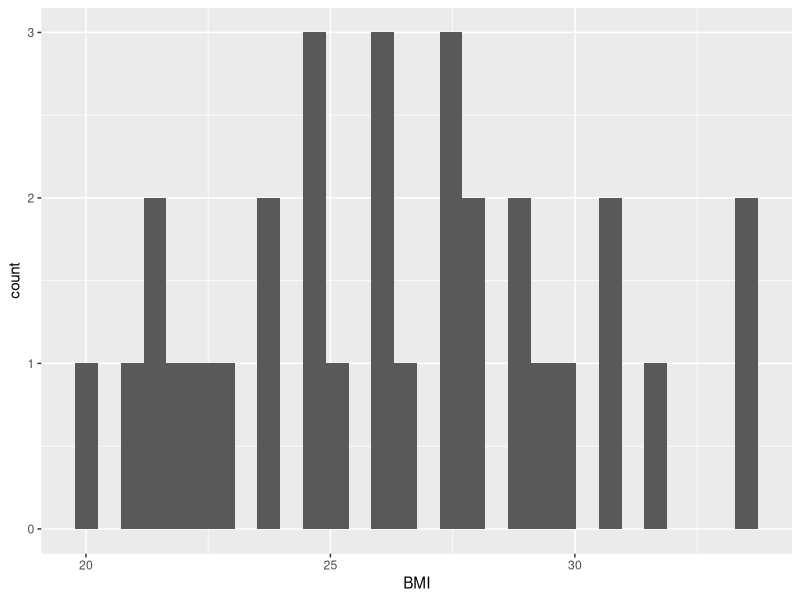
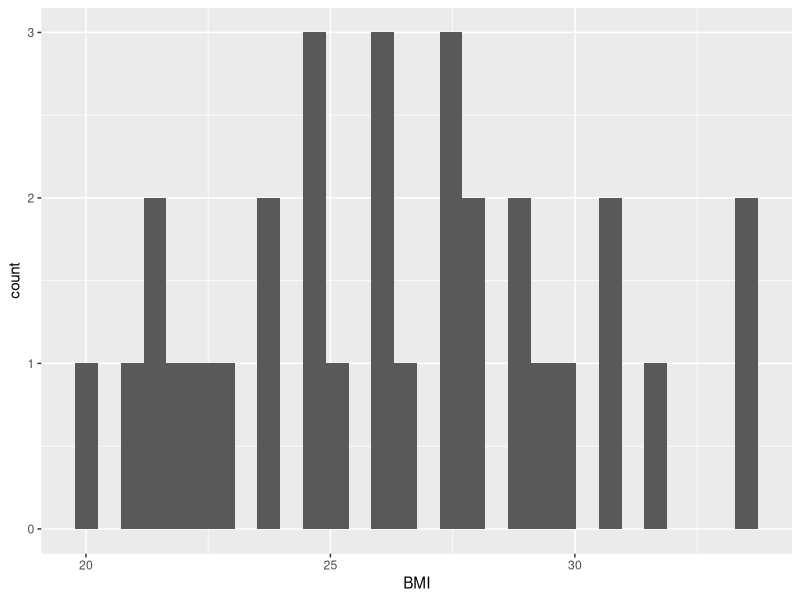
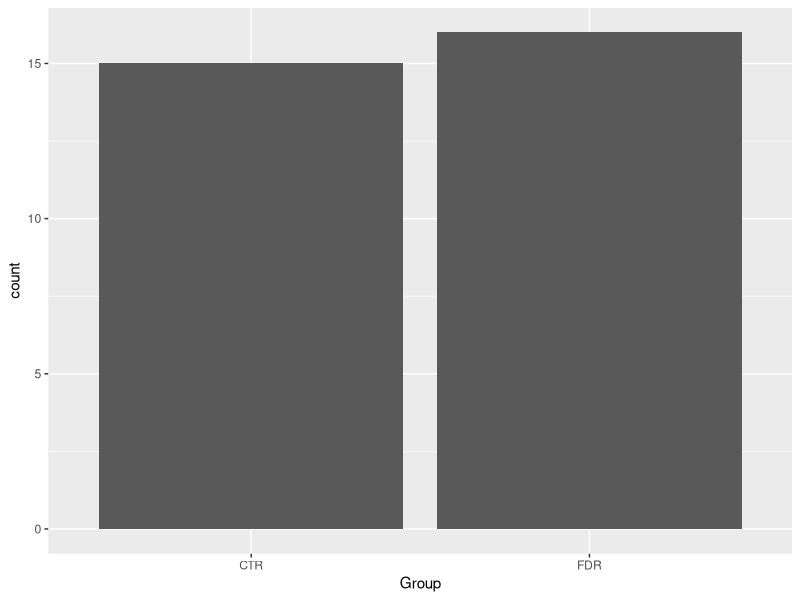
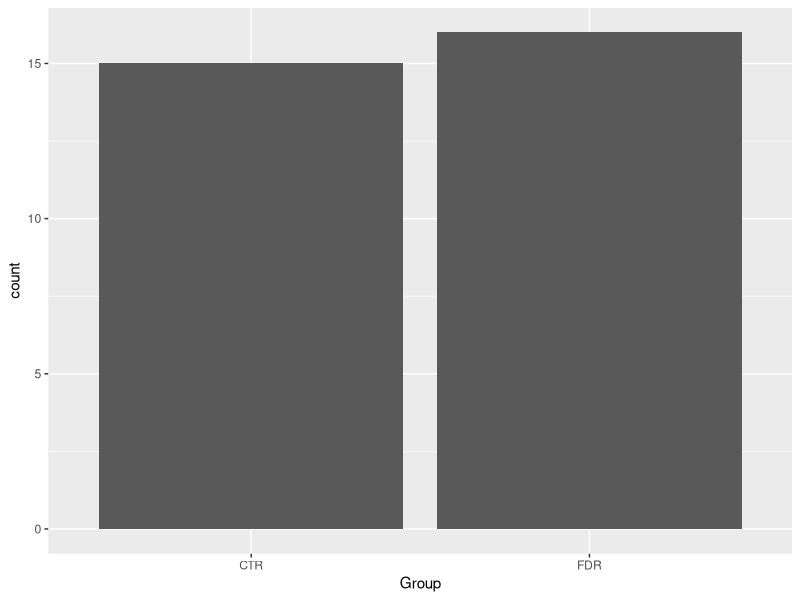
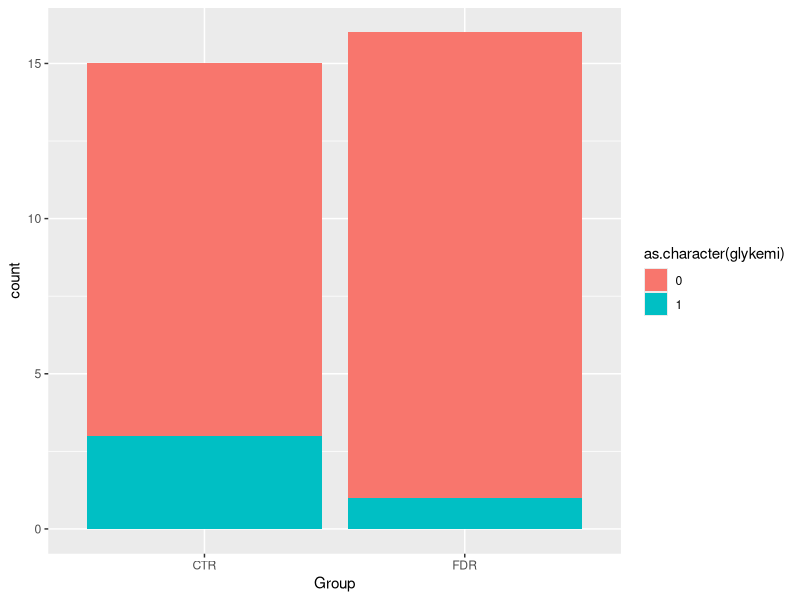
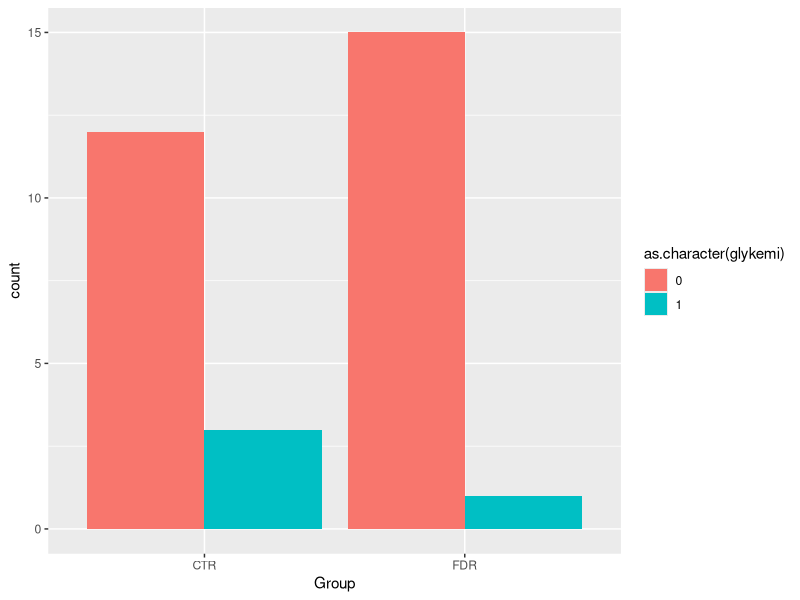
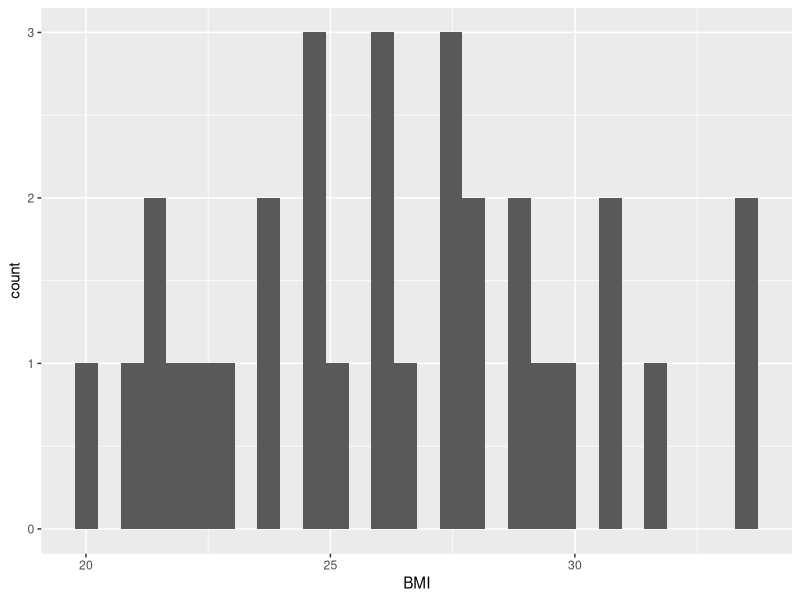
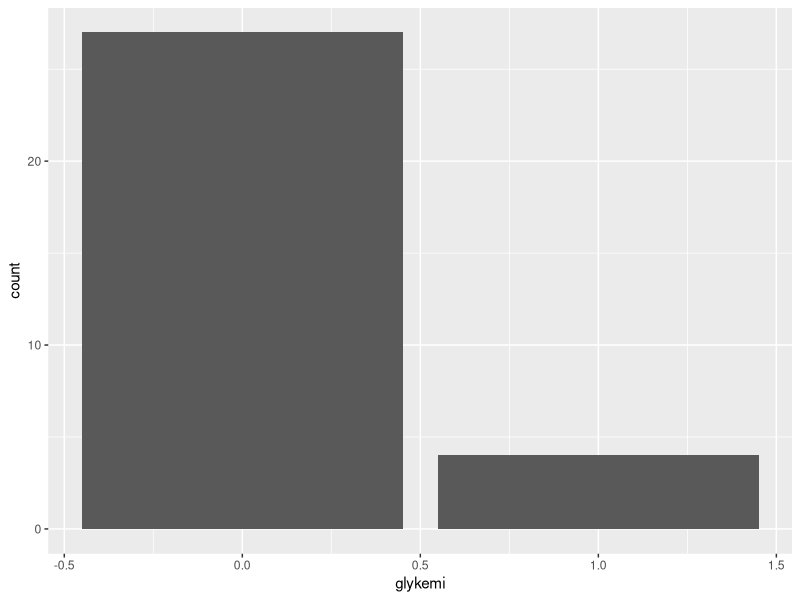

R code for these plots, in order:
## ---- chunk 1
#| message: false
#| warning: false
library(tidyverse)
post_meal_data <- read_csv2(here::here("data/post-meal-insulin.csv"))

small_post_meal_data <- select(post_meal_data, OFS.ID, Age, BMI, Group, auc_pg, auc_ins, glykemi)

tidier_post_meal_data <- small_post_meal_data |>
  rename(
    auc_glucose = auc_pg,
    auc_insulin = auc_ins
  ) |>
  filter(glykemi == 0) |>
  select(-glykemi)

tidied_post_meal_data <- tidier_post_meal_data |>
  mutate(
    insulin_glucose_ratio = auc_insulin / auc_glucose,
    Group = if_else(Group == "CTR", "Control", "First-degree relative")
  )

?colnames
help(colnames)
theme(axis)
## ---- chunk 2
3 * 3
## ---- chunk 3
1 + 1
## ---- chunk 4
post_meal_data
## ---- chunk 5
glimpse(post_meal_data)
## ---- chunk 6
ggplot(post_meal_data, aes(x = BMI)) +
  geom_histogram()
## ---- chunk 7
#| fig-cap: "Distribution of BMI"
#| label: fig-bmi-histo
ggplot(post_meal_data, aes(x = BMI)) +
  geom_histogram()
## ---- chunk 8
#| fig-cap: "glykemi"
#| label: fig-group-bar
ggplot(post_meal_data, aes(x = Group)) +
  geom_bar()
## ---- chunk 9
post_meal_data |>
  ggplot(aes(x = Group, fill = glykemi)) +
  geom_bar()
## ---- chunk 10
post_meal_data |>
  ggplot(aes(x = Group, fill = as.character(glykemi))) +
  geom_bar()
## ---- chunk 11
post_meal_data |>
  ggplot(aes(x = Group, fill = as.character(glykemi))) +
  geom_bar(position = position_dodge())
## ---- chunk 12
ggplot(post_meal_data, aes(x = BMI)) +
  geom_histogram()
## ---- chunk 13
ggplot(post_meal_data, aes(x = glykemi)) +
  geom_bar()
## ---- chunk 14
#| label: fig-bmi-glykemi
#| fig-cap: "BMI and glykemi, side-by-side"
#| fig-subcap:
#| - "Distribution of BMI"
#| - "Number of those with glykemi"
#| layout-ncol: 2

ggplot(post_meal_data, aes(x = BMI)) +
  geom_histogram()

ggplot(post_meal_data, aes(x = glykemi)) +
  geom_bar()
## ---- chunk 15
#| fig-cap: "scatterplot showing BMI against AUC of p-glucose"
#| label: fig-bmi-auc-pg
ggplot(post_meal_data, aes(x = BMI, y = auc_pg)) +
  geom_point() +
  geom_smooth()
## ---- chunk 16
select(post_meal_data, Age)

select(post_meal_data, Age, BMI, Weight)

select(post_meal_data, -Group)

select(post_meal_data, starts_with("PG"))

select(post_meal_data, ends_with("DXA"))

select(post_meal_data, contains("0"))
## ---- chunk 17
small_post_meal_data |>
  rename(auc_glucose = auc_pg)

small_post_meal_data |>
  rename(
    auc_glucose = auc_pg,
    auc_insulin = auc_ins
  )
## ---- chunk 18
# Task 1.
post_meal_data |>
  select(contains("OGGT"))

# Task 2.
post_meal_data |>
  select(contains(".."), -contains("...")) |>
  rename(
    p.glucose.minus5 = P.Glucose..5.OGTT,
    p.insulin.minus5 = Insulin..5.OGTT.X
  )

# Task 3.
basic_info <- select(post_meal_data, id, BMI, Length, Weight, Age)
rename(basic_info, Height = Length)
## ---- chunk 19
small_post_meal_data |>
  filter(glykemi == 1)

small_post_meal_data |>
  filter(BMI >= 25)

small_post_meal_data |>
  filter(Group == "CTR")
## ---- chunk 20
small_post_meal_data |>
  filter(Group == "CTR", BMI >= 25)

small_post_meal_data |>
  filter(Group == "CTR" | BMI >= 25)
## ---- chunk 21
tidier_post_meal_data |>
  mutate(
    insulin_glucose_ratio = auc_insulin / auc_glucose,
    Group = if_else(Group == "CTR", "control", "first-degree relative")
  )
## ---- chunk 22
# Task 1.
post_meal_data |>
  filter(BMI >= 20 & BMI <= 40 & Group == "FDR")

# Task 2.
post_meal_data |>
  mutate(
    procent_body_fat = (Fat.mass.DXA / Weight) * 100
  ) |>
  filter(procent_body_fat > 30)
## ---- chunk 23
tidied_post_meal_data |>
  mutate(overweight = if_else(BMI >= 25, "overweight", "not overweight")) |>
  ggplot(aes(x = overweight, y = insulin_glucose_ratio)) +
  geom_jitter()
## ---- chunk 24
tidied_post_meal_data |>
  filter(BMI < 30) |>
  ggplot(aes(x = Age, y = auc_insulin, colour = Group)) +
  geom_point()
## ---- chunk 25
tidied_post_meal_data |>
  filter(BMI < 30) |>
  mutate(young = if_else(Age < 40, "Young", "Old")) |>
  ggplot(aes(x = BMI, y = insulin_glucose_ratio, colour = Group)) +
  geom_point() +
  facet_grid(rows = vars(young)) +
  labs(
    x = "Body mass index",
    y = "Insulin to glucose ratio"
  )
## ---- chunk 26
#| label: fig-multidimensional
#| fig-cap: "Two, mult-dimensional plots of our data."
#| fig-subcap:
#|   - "Distribution of percent body fat by group and age category."
#|   - "Relationship between BMI and bone mineral density, split by insulin sensitivity."
#| layout-ncol: 2
# Task 1.
post_meal_data |>
  mutate(
    percent_body_fat = (Fat.mass.DXA / Weight) * 100,
    young = if_else(Age < 40, "Young", "Old")
  ) |>
  ggplot(aes(x = Group, y = percent_body_fat, colour = young)) +
  geom_jitter(width = 0.2)

# Task 2.
post_meal_data |>
  mutate(
    insulin_glucose_ratio = (auc_ins / auc_pg),
    insulin_insensitive = if_else(insulin_glucose_ratio > mean(insulin_glucose_ratio), "Insensitive", "Sensitive")
  ) |>
  ggplot(aes(x = BMI, y = Bone.mineral.DXA, colour = insulin_insensitive)) +
  geom_point() +
  geom_smooth() +
  facet_grid(cols = vars(insulin_insensitive))
## ---- chunk 27
# Tasks 1. and 2.
post_meal_data |>
  mutate(hyperglycemia = if_else(glykemi == 1, "Yes", "No")) |>
  ggplot(aes(x = Group, fill = hyperglycemia)) +
  geom_bar(position = position_dodge()) +
  scale_fill_viridis_d(option = "cividis")

# Tasks 3. and 4.
post_meal_data |>
  ggplot(aes(x = auc_pg, y = auc_ins, colour = BMI)) +
  geom_point() +
  scale_color_viridis_c(option = "inferno")
